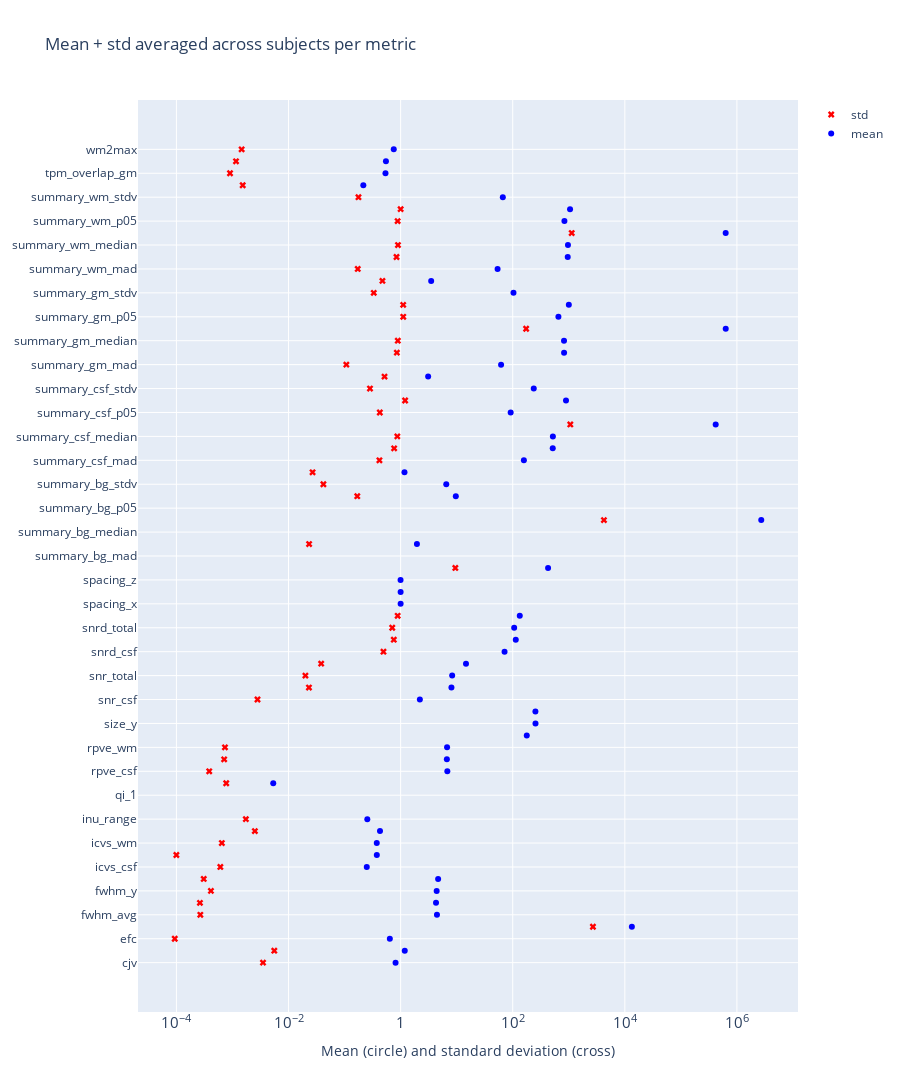

Notebook code cell kept with this figure:
### Markdown cell above
## Statics averaged across subjects

### Code cell
import plotly.graph_objects as go
stats_mean = stats.groupby('variable')['mean'].mean().reset_index()
stats_std = stats.groupby('variable')['var'].mean().apply(np.sqrt).reset_index()
stats_avg = pd.merge(stats_mean, stats_std, on='variable')
stats_avg.rename(columns={'mean':'mean', 'var':'std'}, inplace=True)
fig = (
  go.Figure()
  .update_layout(title='Mean + std averaged across subjects per metric', height=1600)
  .update_xaxes(type='log', exponentformat='power',title='Mean (circle) and standard deviation (cross)')
  .add_scatter(x=stats_avg['std'], y=stats_avg['variable'], mode='markers', name='std', marker=dict(color='red', symbol='x'))
  .add_scatter(x=stats_avg['mean'], y=stats_avg['variable'], mode='markers', name='mean', marker=dict(color='blue', symbol='circle'))
 )
fig

### Figure 1 — Plotly figure (JSON) as saved in the notebook; plotly's stock layout.template omitted (floating-point values rounded to 4 significant figures)
{"data": [{"marker": {"color": "red", "symbol": "x"}, "mode": "markers", "name": "std", "type": "scatter", "x": [0.003506, 0.005572, 9.334e-05, 2699.0, 0.000267, 0.0002627, 0.0004125, 0.000307, 0.0006073, 9.978e-05, 0.0006459, 0.002509, 0.001732, NaN, 0.0, 0.0007729, 0.0003847, 0.0007104, 0.0007343, 0.0, 0.0, 0.0, 0.002795, 0.02314, 0.02001, 0.03822, 0.4941, 0.7553, 0.7086, 0.8857, 0.0, 0.0, 0.0, 9.461, 0.0, 0.02329, 0.0, 4237.0, 0.0, 0.1684, 0.04188, 0.02685, 0.4184, 0.7656, 0.8728, 1064.0, 0.4255, 1.202, 0.2841, 0.5163, 0.1075, 0.8567, 0.8907, 173.4, 1.114, 1.111, 0.3318, 0.4735, 0.1718, 0.8446, 0.8966, 1128.0, 0.884, 1.0, 0.1769, 0.001522, 0.0009039, 0.001156, 0.001457], "y": ["cjv", "cnr", "efc", "fber", "fwhm_avg", "fwhm_x", "fwhm_y", "fwhm_z", "icvs_csf", "icvs_gm", "icvs_wm", "inu_med", "inu_range", "provenance", "qi_1", "qi_2", "rpve_csf", "rpve_gm", "rpve_wm", "size_x", "size_y", "size_z", "snr_csf", "snr_gm", "snr_total", "snr_wm", "snrd_csf", "snrd_gm", "snrd_total", "snrd_wm", "spacing_x", "spacing_y", "spacing_z", "summary_bg_k", "summary_bg_mad", "summary_bg_mean", "summary_bg_median", "summary_bg_n", "summary_bg_p05", "summary_bg_p95", "summary_bg_stdv", "summary_csf_k", "summary_csf_mad", "summary_csf_mean", "summary_csf_median", "summary_csf_n", "summary_csf_p05", "summary_csf_p95", "summary_csf_stdv", "summary_gm_k", "summary_gm_mad", "summary_gm_mean", "summary_gm_median", "summary_gm_n", "summary_gm_p05", "summary_gm_p95", "summary_gm_stdv", "summary_wm_k", "summary_wm_mad", "summary_wm_mean", "summary_wm_median", "summary_wm_n", "summary_wm_p05", "summary_wm_p95", "summary_wm_stdv", "tpm_overlap_csf", "tpm_overlap_gm", "tpm_overlap_wm", "wm2max"]}, {"marker": {"color": "blue", "symbol": "circle"}, "mode": "markers", "name": "mean", "type": "scatter", "x": [0.8122, 1.184, 0.6421, 13350.0, 4.448, 4.282, 4.393, 4.668, 0.2489, 0.376, 0.3751, 0.4286, 0.2544, NaN, 0.0, 0.005337, 6.814, 6.677, 6.741, 178.1, 254.7, 253.9, 2.203, 8.061, 8.309, 14.66, 71.47, 113.3, 106.1, 133.6, 1.0, 0.9993, 0.9966, 427.3, 0.0, 1.952, 0.0, 2716000.0, 0.0, 9.648, 6.518, 1.171, 158.1, 517.4, 520.2, 417700.0, 91.88, 891.8, 237.2, 3.098, 62.0, 824.8, 822.4, 631100.0, 653.1, 1002.0, 103.1, 3.507, 53.66, 957.6, 966.8, 630000.0, 835.9, 1053.0, 66.56, 0.2161, 0.5366, 0.547, 0.7539], "y": ["cjv", "cnr", "efc", "fber", "fwhm_avg", "fwhm_x", "fwhm_y", "fwhm_z", "icvs_csf", "icvs_gm", "icvs_wm", "inu_med", "inu_range", "provenance", "qi_1", "qi_2", "rpve_csf", "rpve_gm", "rpve_wm", "size_x", "size_y", "size_z", "snr_csf", "snr_gm", "snr_total", "snr_wm", "snrd_csf", "snrd_gm", "snrd_total", "snrd_wm", "spacing_x", "spacing_y", "spacing_z", "summary_bg_k", "summary_bg_mad", "summary_bg_mean", "summary_bg_median", "summary_bg_n", "summary_bg_p05", "summary_bg_p95", "summary_bg_stdv", "summary_csf_k", "summary_csf_mad", "summary_csf_mean", "summary_csf_median", "summary_csf_n", "summary_csf_p05", "summary_csf_p95", "summary_csf_stdv", "summary_gm_k", "summary_gm_mad", "summary_gm_mean", "summary_gm_median", "summary_gm_n", "summary_gm_p05", "summary_gm_p95", "summary_gm_stdv", "summary_wm_k", "summary_wm_mad", "summary_wm_mean", "summary_wm_median", "summary_wm_n", "summary_wm_p05", "summary_wm_p95", "summary_wm_stdv", "tpm_overlap_csf", "tpm_overlap_gm", "tpm_overlap_wm", "wm2max"]}], "layout": {"height": 1600, "title": {"text": "Mean + std averaged across subjects per metric"}, "xaxis": {"exponentformat": "power", "title": {"text": "Mean (circle) and standard deviation (cross)"}, "type": "log"}}}
